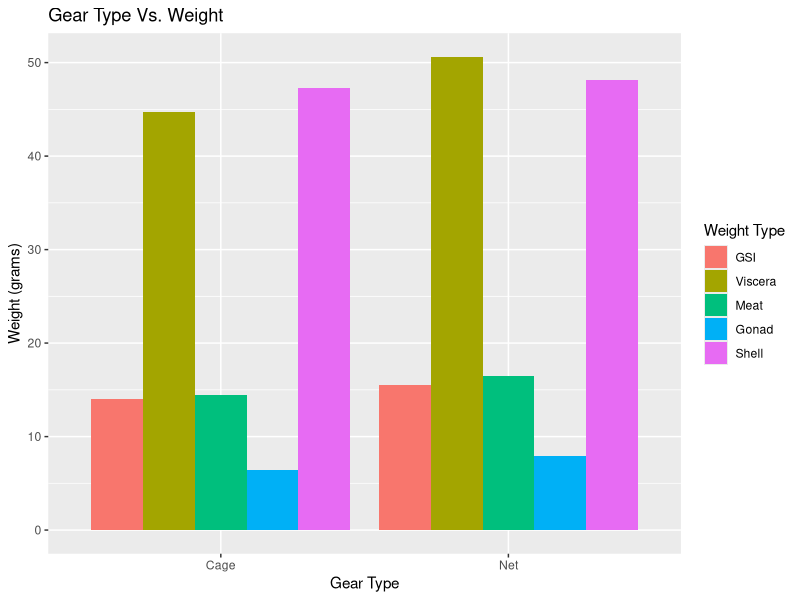
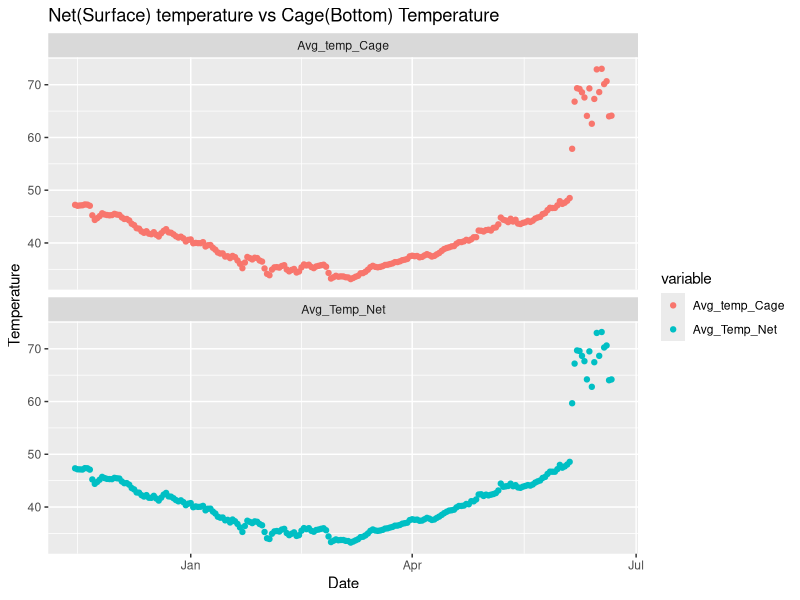
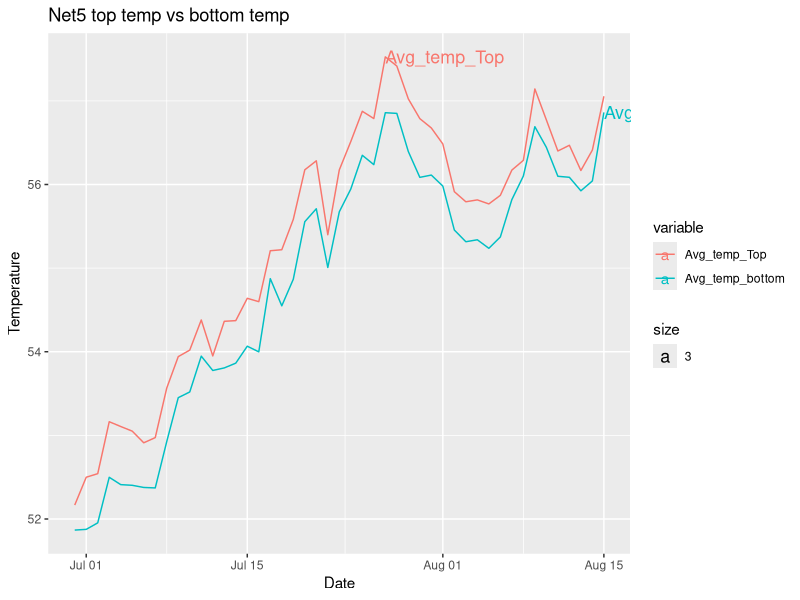
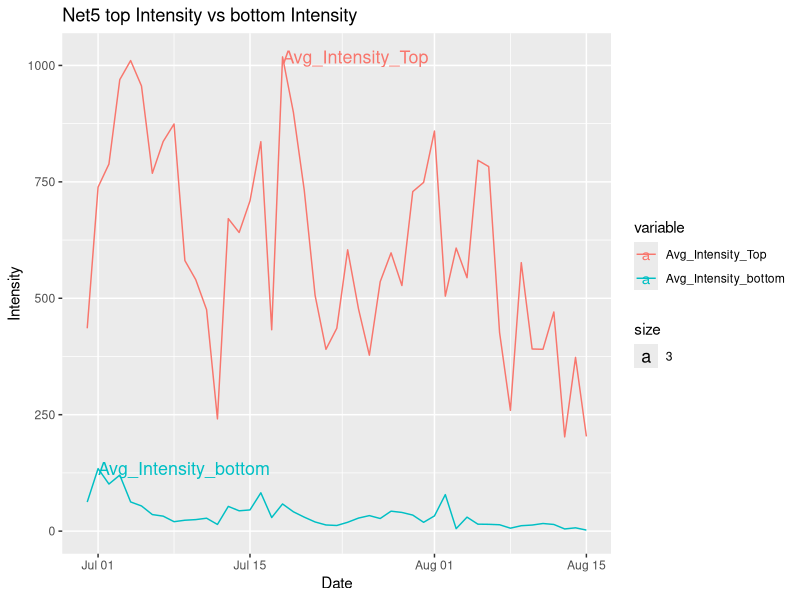

R code for these plots, in order:
## ---- chunk 1
knitr::opts_chunk$set(warning=FALSE,cache=TRUE)
knitr::opts_knit$set(root.dir = "C:/Users/HP/Desktop/RScript/") 
## ---- chunk 2
library(tidyverse)
library(readxl)
library(dplyr)
library(reshape2)
## ---- chunk 3
GSI_Data_Sheet_cleaned <- read_csv("CleanedData/GSI_Data_Sheet_cleaned.csv")

Copy_of_Cage_6_2018_2019_cleaned <- read_csv("CleanedData/Copy_of_Cage_6_2018_2019_cleaned.csv", col_types = cols(Date.Time = col_datetime(format = "%Y-%m-%d %H:%M:%S")))

Copy_of_Net_2_2018_2019_cleaned <- read_csv("CleanedData/Copy_of_Net_2_2018_2019_cleaned.csv",
col_types = cols(`Date.Time` = col_datetime(format = "%Y-%m-%d %H:%M:%S")))

Copy_of_Cage_5_GSI_2019_cleaned <- read_csv("CleanedData/Copy_of_Cage_5_GSI_2019_cleaned.csv", col_types = cols(`Date.Time.GMT.-0400` = col_datetime(format = "%Y-%m-%d %H:%M:%S")))

cagetemp <- read_csv("CleanedData/Copy_of_Cage_5_2017_2019_cleaned.csv", col_types = cols(Date.Time = col_datetime(format = "%Y-%m-%d %H:%M:%S")))

Copy_of_Net_5_Top_GSI_Top_cleaned <- read_csv("CleanedData/Copy_of_Net_5_Top_GSI_Top_cleaned.csv", col_types = cols(`Date.Time.GMT.-0400` = col_datetime(format = "%Y-%m-%d %H:%M:%S")))

Copy_of_Net_5_Bottom_GSI_2019_cleaned <- read_csv("CleanedData/Copy_of_Net_5_Bottom_GSI_2019_cleaned.csv", col_types = cols(`Date.Time.GMT.-0400` = col_datetime(format = "%Y-%m-%d %H:%M:%S")))
## ---- chunk 4
gear_GSI <- GSI_Data_Sheet_cleaned %>% group_by(Gear.Type) %>% summarise(GSI = mean(GSI), Viscera = mean(Total.Viscera.Weight.), Meat = mean(Meat.Weight.), Gonad = mean(Gonad.Weight.), Shell = mean(Shell.Weight., na.rm = TRUE))

gear_GSI_long <- melt(gear_GSI, id = "Gear.Type")

gear_plot <- ggplot(gear_GSI_long, aes(Gear.Type, value)) + geom_bar(aes(fill = variable), position = "dodge", stat = "identity")

gear_plot + labs(title = "Gear Type Vs. Weight", x= "Gear Type", y = "Weight (grams)", fill = "Weight Type")
## ---- chunk 5
Copy_of_Cage_6_2018_2019_cleaned$Date.Time <- as.Date(Copy_of_Cage_6_2018_2019_cleaned$Date.Time)

Cage6Average <- setNames(aggregate(Copy_of_Cage_6_2018_2019_cleaned$`Temp...#20030572`, by=list(Copy_of_Cage_6_2018_2019_cleaned$Date.Time), mean), c("Date", "Avg_temp_Cage"))

Cage6Average <- na.exclude(Cage6Average)

Copy_of_Net_2_2018_2019_cleaned$`Date.Time` <- as.Date(Copy_of_Net_2_2018_2019_cleaned$`Date.Time`)

Net2Average <- setNames(aggregate(Copy_of_Net_2_2018_2019_cleaned$`Temp...#10558683`, by=list(Copy_of_Net_2_2018_2019_cleaned$`Date.Time`), mean), c("Date", "Avg_Temp_Net"))

Net2Average <- na.exclude(Net2Average)
## ---- chunk 6
Net2VsCage6 = merge(Cage6Average,Net2Average)

Net2VsCage6_long <- melt(Net2VsCage6, id = "Date")
## ---- chunk 7
ggplot(data = Net2VsCage6_long, mapping = aes(x= Date, y= value, color = variable))+ geom_point() + facet_wrap(~ variable, nrow=2)+
  labs(x= "Date",y="Temperature")+
  ggtitle("Net(Surface) temperature vs Cage(Bottom) Temperature")
## ---- chunk 8
Copy_of_Net_5_Top_GSI_Top_cleaned$`Date.Time.GMT.-0400` <- as.Date(Copy_of_Net_5_Top_GSI_Top_cleaned$`Date.Time.GMT.-0400`)

Net5TopAverage <- setNames(aggregate(Copy_of_Net_5_Top_GSI_Top_cleaned$`Temp.°F`, by=list(Copy_of_Net_5_Top_GSI_Top_cleaned$`Date.Time.GMT.-0400`), mean), c("Date", "Avg_temp_top"))

Copy_of_Net_5_Bottom_GSI_2019_cleaned$`Date.Time.GMT.-0400` <- as.Date(Copy_of_Net_5_Bottom_GSI_2019_cleaned$`Date.Time.GMT.-0400`)

Net5BottomAverage <- setNames(aggregate(Copy_of_Net_5_Bottom_GSI_2019_cleaned$`Temp.°F`, by=list(Copy_of_Net_5_Bottom_GSI_2019_cleaned$`Date.Time.GMT.-0400`), mean), c("Date", "Avg_Temp_bottom"))
## ---- chunk 9
Net5TopVsBottom = setNames(merge(Net5TopAverage,Net5BottomAverage, by="Date"), c("Date", "Avg_temp_Top", "Avg_temp_bottom"))

Net5TopVsBottom_long <- melt(Net5TopVsBottom, id = "Date")
## ---- chunk 10
ggplot(data = Net5TopVsBottom_long, mapping = aes(x= Date, y= value, color = variable))+
geom_line()+
geom_text(data = Net5TopVsBottom_long %>% group_by(variable) %>% filter(value== max(value)), aes(label= variable, x= Date,y= value,size = 3, hjust = 0))+
labs(x= "Date",y="Temperature")+
ggtitle("Net5 top temp vs bottom temp")
## ---- chunk 11
Net5TopAverageInt <- setNames(aggregate(Copy_of_Net_5_Top_GSI_Top_cleaned$`Intensity..lum/ft²`, by=list(Copy_of_Net_5_Top_GSI_Top_cleaned$`Date.Time.GMT.-0400`), mean), c("Date", "Avg_int_top"))

Net5BottomAverageInt <- setNames(aggregate(Copy_of_Net_5_Bottom_GSI_2019_cleaned$`Intensity..lum/ft²`, by=list(Copy_of_Net_5_Bottom_GSI_2019_cleaned$`Date.Time.GMT.-0400`), mean), c("Date", "Avg_Temp_bottom"))
## ---- chunk 12
Net5TopVsBottomInt = setNames(merge(Net5TopAverageInt,Net5BottomAverageInt, by="Date"), c("Date", "Avg_Intensity_Top", "Avg_Intensity_bottom"))

Net5TopVsBottomInt_long <- melt(Net5TopVsBottomInt, id = "Date")
## ---- chunk 13
ggplot(data = Net5TopVsBottomInt_long, mapping = aes(x= Date, y= value, color = variable))+
geom_line()+
geom_text(data = Net5TopVsBottomInt_long %>% group_by(variable) %>% filter(value== max(value)), aes(label= variable, x= Date,y= value,size = 3, hjust = 0))+
labs(x= "Date",y="Intensity")+
ggtitle("Net5 top Intensity vs bottom Intensity")
